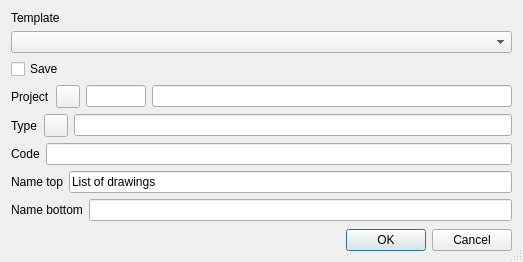
<?xml version="1.0" encoding="UTF-8"?>
<ui version="4.0">
 <class>DocListSettingsDlg</class>
 <widget class="QDialog" name="DocListSettingsDlg">
  <property name="geometry">
   <rect>
    <x>0</x>
    <y>0</y>
    <width>515</width>
    <height>262</height>
   </rect>
  </property>
  <property name="windowTitle">
   <string>Documents list settings</string>
  </property>
  <property name="locale">
   <locale language="English" country="UnitedStates"/>
  </property>
  <property name="sizeGripEnabled">
   <bool>true</bool>
  </property>
  <layout class="QVBoxLayout" name="verticalLayout_2">
   <item>
    <widget class="QLabel" name="label">
     <property name="text">
      <string>Template</string>
     </property>
    </widget>
   </item>
   <item>
    <widget class="QComboBox" name="cbTemplate">
     <property name="sizeAdjustPolicy">
      <enum>QComboBox::AdjustToContents</enum>
     </property>
    </widget>
   </item>
   <item>
    <widget class="QCheckBox" name="cbSave">
     <property name="text">
      <string>Save</string>
     </property>
    </widget>
   </item>
   <item>
    <widget class="QWidget" name="wdSaveData" native="true">
     <layout class="QVBoxLayout" name="verticalLayout">
      <property name="leftMargin">
       <number>0</number>
      </property>
      <property name="topMargin">
       <number>0</number>
      </property>
      <property name="rightMargin">
       <number>0</number>
      </property>
      <property name="bottomMargin">
       <number>0</number>
      </property>
      <item>
       <layout class="QHBoxLayout" name="horizontalLayout">
        <item>
         <widget class="QLabel" name="label_2">
          <property name="text">
           <string>Project</string>
          </property>
         </widget>
        </item>
        <item>
         <widget class="QToolButton" name="toolButton">
          <property name="icon">
           <iconset resource="resource1.qrc">
            <normaloff>:/some/ico/ico/dropdownbutton.png</normaloff>:/some/ico/ico/dropdownbutton.png</iconset>
          </property>
         </widget>
        </item>
        <item>
         <widget class="QLineEdit" name="leIdProject">
          <property name="minimumSize">
           <size>
            <width>60</width>
            <height>0</height>
           </size>
          </property>
          <property name="maximumSize">
           <size>
            <width>60</width>
            <height>16777215</height>
           </size>
          </property>
          <property name="alignment">
           <set>Qt::AlignCenter</set>
          </property>
         </widget>
        </item>
        <item>
         <widget class="QLineEdit" name="leProjName">
          <property name="minimumSize">
           <size>
            <width>360</width>
            <height>0</height>
           </size>
          </property>
          <property name="readOnly">
           <bool>true</bool>
          </property>
         </widget>
        </item>
       </layout>
      </item>
      <item>
       <layout class="QHBoxLayout" name="horizontalLayout_2">
        <item>
         <widget class="QLabel" name="label_3">
          <property name="text">
           <string>Type</string>
          </property>
         </widget>
        </item>
        <item>
         <widget class="QToolButton" name="tbTreeSel">
          <property name="icon">
           <iconset resource="resource1.qrc">
            <normaloff>:/some/ico/ico/dropdownbutton.png</normaloff>:/some/ico/ico/dropdownbutton.png</iconset>
          </property>
         </widget>
        </item>
        <item>
         <widget class="QLineEdit" name="leTypeText">
          <property name="readOnly">
           <bool>true</bool>
          </property>
         </widget>
        </item>
       </layout>
      </item>
      <item>
       <layout class="QHBoxLayout" name="horizontalLayout_3">
        <item>
         <widget class="QLabel" name="label_4">
          <property name="text">
           <string>Code</string>
          </property>
         </widget>
        </item>
        <item>
         <widget class="QLineEdit" name="leCode"/>
        </item>
       </layout>
      </item>
      <item>
       <layout class="QHBoxLayout" name="horizontalLayout_4">
        <item>
         <widget class="QLabel" name="label_5">
          <property name="text">
           <string>Name top</string>
          </property>
         </widget>
        </item>
        <item>
         <widget class="QLineEdit" name="leNameTop">
          <property name="text">
           <string>List of drawings</string>
          </property>
         </widget>
        </item>
       </layout>
      </item>
      <item>
       <layout class="QHBoxLayout" name="horizontalLayout_5">
        <item>
         <widget class="QLabel" name="label_6">
          <property name="text">
           <string>Name bottom</string>
          </property>
         </widget>
        </item>
        <item>
         <widget class="QLineEdit" name="leNameBottom"/>
        </item>
       </layout>
      </item>
     </layout>
    </widget>
   </item>
   <item>
    <spacer name="verticalSpacer">
     <property name="orientation">
      <enum>Qt::Vertical</enum>
     </property>
     <property name="sizeHint" stdset="0">
      <size>
       <width>20</width>
       <height>40</height>
      </size>
     </property>
    </spacer>
   </item>
   <item>
    <widget class="QDialogButtonBox" name="buttonBox">
     <property name="orientation">
      <enum>Qt::Horizontal</enum>
     </property>
     <property name="standardButtons">
      <set>QDialogButtonBox::Cancel|QDialogButtonBox::Ok</set>
     </property>
    </widget>
   </item>
  </layout>
 </widget>
 <resources>
  <include location="resource1.qrc"/>
 </resources>
 <connections>
  <connection>
   <sender>buttonBox</sender>
   <signal>accepted()</signal>
   <receiver>DocListSettingsDlg</receiver>
   <slot>accept()</slot>
   <hints>
    <hint type="sourcelabel">
     <x>227</x>
     <y>242</y>
    </hint>
    <hint type="destinationlabel">
     <x>157</x>
     <y>261</y>
    </hint>
   </hints>
  </connection>
  <connection>
   <sender>buttonBox</sender>
   <signal>rejected()</signal>
   <receiver>DocListSettingsDlg</receiver>
   <slot>reject()</slot>
   <hints>
    <hint type="sourcelabel">
     <x>295</x>
     <y>248</y>
    </hint>
    <hint type="destinationlabel">
     <x>286</x>
     <y>261</y>
    </hint>
   </hints>
  </connection>
 </connections>
</ui>
